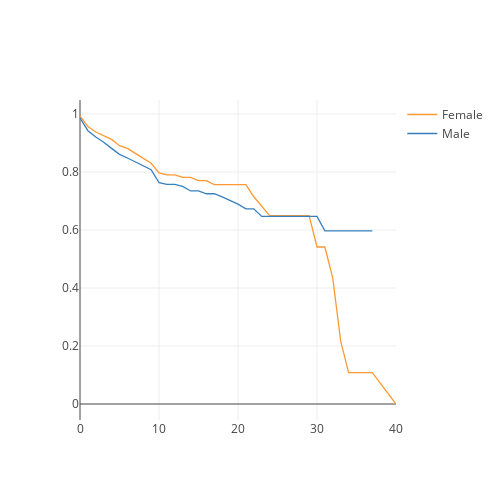

Notebook code cell kept with this figure:
### Code cell
sur_gender_ycompany.iplot(kind='line', 
                          xTitle='Years at company', 
                          yTitle='Attrition', 
                          layout=go.Layout(autosize=False,width=500,height=500))

### Figure 1 — Plotly figure (JSON) as saved in the notebook; plotly's stock layout.template omitted (floating-point values rounded to 4 significant figures)
{"data": [{"line": {"color": "rgba(255, 153, 51, 1.0)", "dash": "solid", "shape": "linear", "width": 1.3}, "mode": "lines", "name": "Female", "text": "", "type": "scatter", "uid": "b529e9a8-5d96-4eb2-ad70-2ca6a3a716ef", "x": [0, 1, 2, 3, 4, 5, 6, 7, 8, 9, 10, 11, 12, 13, 14, 15, 16, 17, 18, 19, 20, 21, 22, 23, 24, 25, 26, 27, 29, 30, 31, 32, 33, 34, 36, 37, 40], "y": [0.9932, 0.9568, 0.938, 0.9239, 0.9126, 0.8906, 0.8813, 0.8642, 0.8487, 0.8303, 0.7969, 0.7898, 0.7898, 0.7812, 0.7812, 0.7704, 0.7704, 0.7566, 0.7566, 0.7566, 0.7566, 0.7566, 0.7146, 0.6821, 0.6496, 0.6496, 0.6496, 0.6496, 0.6496, 0.5414, 0.5414, 0.4331, 0.2165, 0.1083, 0.1083, 0.1083, 0]}, {"line": {"color": "rgba(55, 128, 191, 1.0)", "dash": "solid", "shape": "linear", "width": 1.3}, "mode": "lines", "name": "Male", "text": "", "type": "scatter", "uid": "48c90af3-48cf-4b35-bdf4-4d8ebd8fb706", "x": [0, 1, 2, 3, 4, 5, 6, 7, 8, 9, 10, 11, 12, 13, 14, 15, 16, 17, 18, 19, 20, 21, 22, 23, 24, 25, 26, 27, 29, 30, 31, 32, 33, 34, 36, 37, 40], "y": [0.9864, 0.9425, 0.921, 0.9029, 0.8815, 0.861, 0.8483, 0.8342, 0.8206, 0.8081, 0.7634, 0.7577, 0.7577, 0.7506, 0.7347, 0.7347, 0.725, 0.725, 0.714, 0.7021, 0.6894, 0.6729, 0.6729, 0.6471, 0.6471, 0.6471, 0.6471, 0.6471, 0.6471, 0.6471, 0.5973, 0.5973, 0.5973, 0.5973, 0.5973, 0.5973, ""]}], "layout": {"autosize": false, "height": 500, "width": 500, "xaxis": {"autorange": true, "range": [0, 40], "type": "linear"}, "yaxis": {"autorange": true, "range": [-0.05518, 1.048], "type": "linear"}}}
